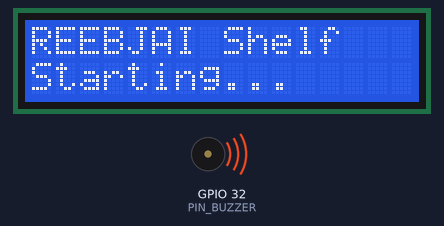
Recording of a sketch running on a simulated ESP32. Shown: 16×2 character LCD, buzzer (waves = sounding, pin HIGH). WiFi joins after 1.5 s; servers stay silent unless stated; nothing arrives over Bluetooth unless stated; a phone connects over Bluetooth LE 3 s after start; what the sketch prints to the serial monitor is not drawn.

Above: at 0.1 s.
At 1.7 s:
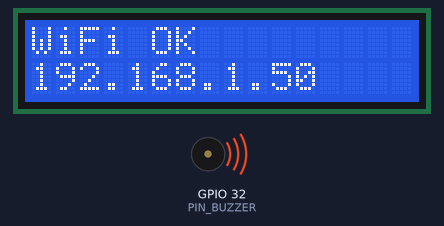
At 2.8 s:
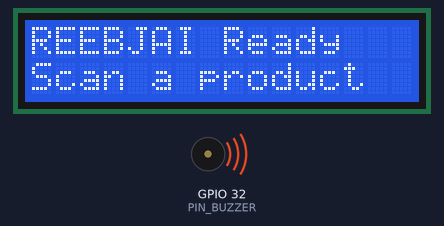

The sketch:

shelf_controller.ino
```cpp
/*
 * REEBJAI — ESP32 Shelf Controller Firmware
 *
 * Board: ESP32 #2 (Shelf)
 * Role:  BLE Beacon + LCD Display + Buzzer
 *
 * Communication:
 *   - Advertises BLE beacon name "REEBJAI_SHELF"
 *   - Connects to WiFi
 *   - Listens to Firebase RTDB: /boards/shelf_001/command
 *   - Reports status to:        /boards/shelf_001/status
 *
 * Wiring (แจกแจงทุกสาย):
 *
 *   [Buzzer Module — 3 ขา: VCC / I/O / GND]
 *   Buzzer VCC    → 3.3V (ใช้ pin 3V3 ของ ESP32)
 *   Buzzer I/O    → GPIO 32
 *   Buzzer GND    → GND
 *
 *   [LCD I2C 16x2 — 4 ขา: GND / VCC / SDA / SCL]
 *   LCD GND       → GND
 *   LCD VCC       → 5V (ใช้ pin VIN ของ ESP32)
 *   LCD SDA       → GPIO 21
 *   LCD SCL       → GPIO 22
 *
 *   [GND ร่วม]
 *   ESP32 GND     → GND ของทุกตัว (Buzzer, LCD) ลง rail เดียวกัน
 *
 * Libraries needed (install via Arduino Library Manager):
 *   - Firebase ESP Client by mobizt
 *   - LiquidCrystal_I2C
 *   - ESP32 BLE Arduino (built-in)
 */

#include <WiFi.h>
#include <FirebaseESP32.h>
#include <Wire.h>
#include <LiquidCrystal_I2C.h>
#include <BLEDevice.h>
#include <BLEServer.h>
#include <BLEUtils.h>
#include <BLEAdvertising.h>

// ─── WiFi Config
#define WIFI_SSID     "My home 2.4G"       // ← ใส่ชื่อ WiFi
#define WIFI_PASSWORD "0964136844"          // ← ใส่รหัส WiFi

// ─── Firebase Config
#define FIREBASE_HOST "reejai-app-default-rtdb.asia-southeast1.firebasedatabase.app"
#define FIREBASE_AUTH "aIhmHLLUzCYR8EZXhQVG59dLgT93VpauswcjXr3l"

// ─── Board Identity
#define BOARD_ID      "shelf_001"
#define BLE_NAME      "REEBJAI_SHELF"

// ─── Pin Assignments
#define PIN_SDA     21
#define PIN_SCL     22
#define PIN_BUZZER  32

// Buzzer Module 3 ขา = Active LOW (LOW=ดัง, HIGH=เงียบ)
#define BUZZER_ON   LOW
#define BUZZER_OFF  HIGH

// ─── LCD (I2C address 0x27 — common for 16x2 LCD)
LiquidCrystal_I2C lcd(0x27, 16, 2);

// ─── Firebase Objects
FirebaseData fbData;
FirebaseConfig fbConfig;
FirebaseAuth fbAuth;

// ─── State
String currentState = "idle";
String lastCommandId = "";
unsigned long lastHeartbeat = 0;
const unsigned long HEARTBEAT_INTERVAL = 10000;

// ─── Setup

void setup() {
  Serial.begin(115200);
  Serial.println("\n[REEBJAI] Shelf Controller Starting...");

  // Setup pins
  pinMode(PIN_BUZZER, OUTPUT);
  digitalWrite(PIN_BUZZER, BUZZER_OFF);  // เงียบตอนเริ่ม

  // Setup LCD
  Wire.begin(PIN_SDA, PIN_SCL);
  lcd.init();
  lcd.backlight();
  lcd.setCursor(0, 0);
  lcd.print("REEBJAI Shelf");
  lcd.setCursor(0, 1);
  lcd.print("Starting...");

  // Connect WiFi
  connectWiFi();

  // Setup Firebase
  setupFirebase();

  // Setup BLE Beacon
  setupBleBeacon();

  // Report online
  reportStatus("idle");

  // Show ready on LCD
  lcd.clear();
  lcd.setCursor(0, 0);
  lcd.print("REEBJAI Ready");
  lcd.setCursor(0, 1);
  lcd.print("Scan a product");

  Serial.println("[REEBJAI] Shelf Controller Ready!");
}

// ─── Main Loop

void loop() {
  checkCommand();

  if (millis() - lastHeartbeat > HEARTBEAT_INTERVAL) {
    reportStatus(currentState);
    lastHeartbeat = millis();
  }

  delay(500);
}

// ─── WiFi

void connectWiFi() {
  Serial.print("[WiFi] Connecting to ");
  Serial.println(WIFI_SSID);

  WiFi.begin(WIFI_SSID, WIFI_PASSWORD);

  int retries = 0;
  while (WiFi.status() != WL_CONNECTED && retries < 30) {
    delay(500);
    Serial.print(".");
    retries++;
  }

  if (WiFi.status() == WL_CONNECTED) {
    Serial.println("\n[WiFi] Connected! IP: " + WiFi.localIP().toString());
    lcd.clear();
    lcd.setCursor(0, 0);
    lcd.print("WiFi OK");
    lcd.setCursor(0, 1);
    lcd.print(WiFi.localIP().toString());
    delay(1000);
  } else {
    Serial.println("\n[WiFi] FAILED!");
    lcd.clear();
    lcd.print("WiFi FAIL!");
    delay(2000);
    ESP.restart();
  }
}

// ─── Firebase

void setupFirebase() {
  fbConfig.host = FIREBASE_HOST;
  fbConfig.signer.tokens.legacy_token = FIREBASE_AUTH;

  Firebase.begin(&fbConfig, &fbAuth);
  Firebase.reconnectWiFi(true);

  Serial.println("[Firebase] Connected");
}

void checkCommand() {
  String path = "/boards/" + String(BOARD_ID) + "/command";

  if (Firebase.getJSON(fbData, path)) {
    FirebaseJson &json = fbData.jsonObject();
    FirebaseJsonData result;

    json.get(result, "commandId");
    String cmdId = result.stringValue;

    if (cmdId.length() > 0 && cmdId != lastCommandId) {
      lastCommandId = cmdId;

      json.get(result, "type");
      String cmdType = result.stringValue;

      Serial.println("[CMD] Received: " + cmdType);
      executeCommand(cmdType, json);

      Firebase.setString(fbData, path + "/status", "done");
    }
  }
}

void executeCommand(String type, FirebaseJson &json) {
  FirebaseJsonData result;

  if (type == "show_product") {
    json.get(result, "payload/productName");
    String name = result.stringValue;
    json.get(result, "payload/price");
    float price = result.floatValue;

    showProduct(name, price);

  } else if (type == "lcd_message") {
    json.get(result, "payload/line1");
    String line1 = result.stringValue;
    json.get(result, "payload/line2");
    String line2 = result.stringValue;

    showMessage(line1, line2);

  } else if (type == "buzzer_on") {
    digitalWrite(PIN_BUZZER, BUZZER_ON);
    currentState = "buzzer_on";

  } else if (type == "buzzer_off") {
    digitalWrite(PIN_BUZZER, BUZZER_OFF);
    currentState = "idle";

  } else {
    Serial.println("[CMD] Unknown: " + type);
  }

  reportStatus(currentState);
}

// ─── LCD Actions

void showProduct(String name, float price) {
  Serial.println("[LCD] Product: " + name + " = " + String(price) + " THB");

  // Truncate name if too long for 16-char LCD
  if (name.length() > 16) {
    name = name.substring(0, 16);
  }

  lcd.clear();
  lcd.setCursor(0, 0);
  lcd.print(name);
  lcd.setCursor(0, 1);
  lcd.print("Price: ");
  lcd.print(price, 0);
  lcd.print(" THB");

  // Short beep to confirm scan
  digitalWrite(PIN_BUZZER, BUZZER_ON);
  delay(80);
  digitalWrite(PIN_BUZZER, BUZZER_OFF);

  currentState = "showing_product";
}

void showMessage(String line1, String line2) {
  if (line1.length() > 16) line1 = line1.substring(0, 16);
  if (line2.length() > 16) line2 = line2.substring(0, 16);

  lcd.clear();
  lcd.setCursor(0, 0);
  lcd.print(line1);
  lcd.setCursor(0, 1);
  lcd.print(line2);

  currentState = "showing_message";
}

// ─── BLE Beacon ──────────────────────────────────────

void setupBleBeacon() {
  BLEDevice::init(BLE_NAME);
  BLEServer *pServer = BLEDevice::createServer();

  BLEAdvertising *pAdvertising = BLEDevice::getAdvertising();
  pAdvertising->setScanResponse(true);
  pAdvertising->setMinPreferred(0x06);
  pAdvertising->setMinPreferred(0x12);
  BLEDevice::startAdvertising();

  Serial.println("[BLE] Advertising as: " + String(BLE_NAME));
}

// ─── Status Reporting

void reportStatus(String state) {
  String path = "/boards/" + String(BOARD_ID) + "/status";

  FirebaseJson json;
  json.set("boardId", BOARD_ID);
  json.set("role", "shelf");
  json.set("online", true);
  json.set("lastSeen", getTimestamp());
  json.set("currentState", state);

  Firebase.setJSON(fbData, path, json);
}

String getTimestamp() {
  unsigned long ms = millis();
  return String(ms / 1000) + "s uptime";
}
```

Measured:
- what the display in image 1 shows lasts 1.2 s, from 1.6 s to 2.8 s
